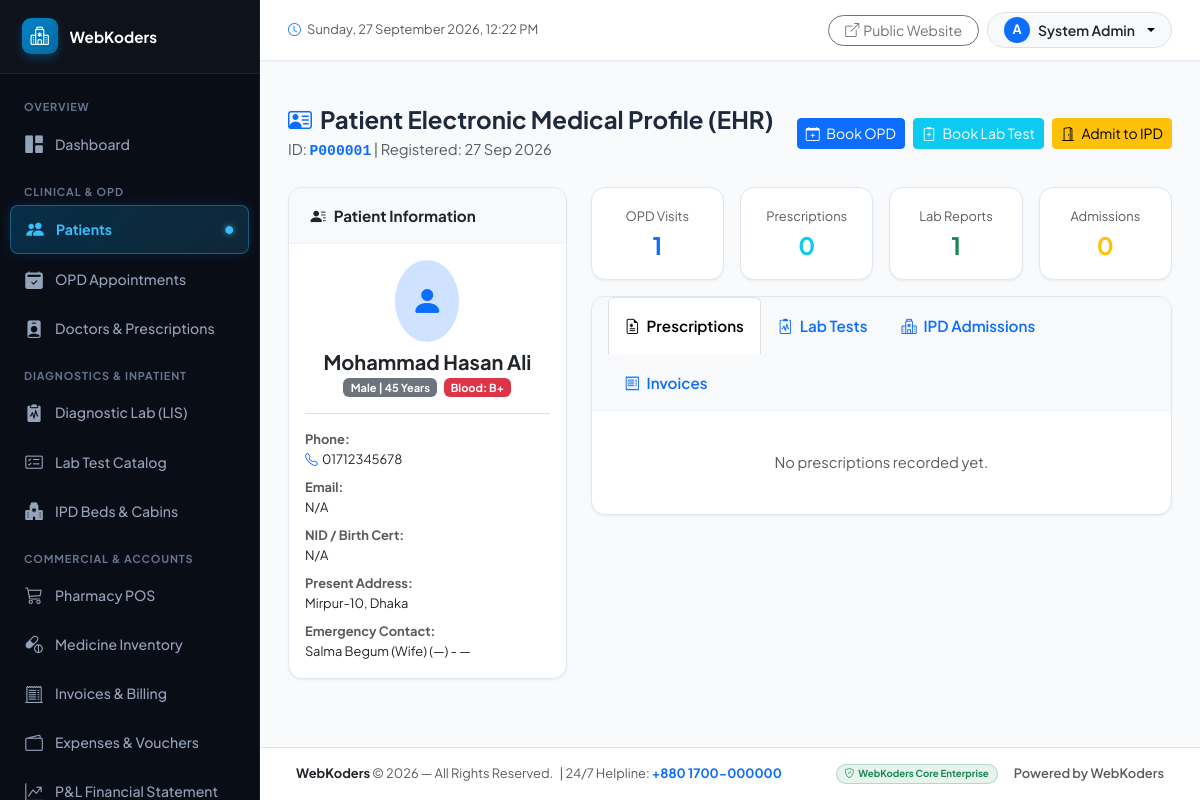
Page /patients/1/ (signed in) on the earlier database version.
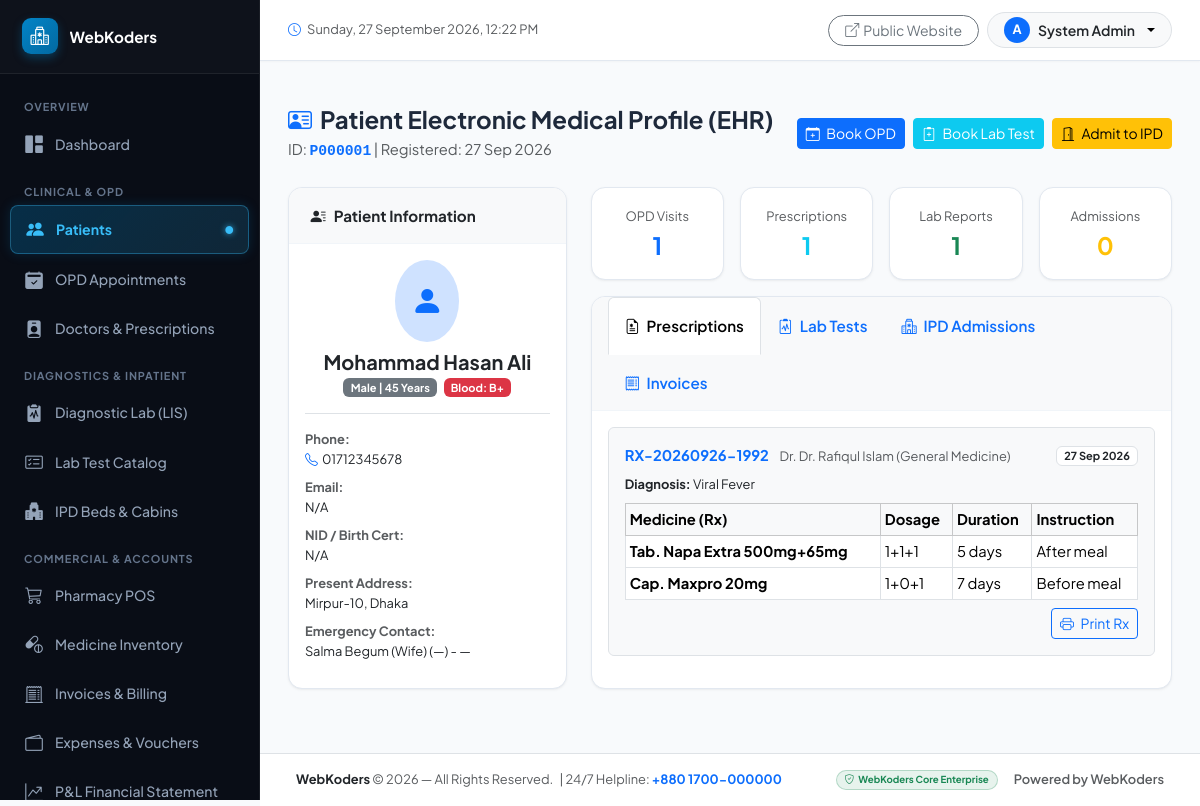
Same page on the later database version.
### doctors/models.py (models this page shows, shortened)
class Prescription(models.Model):
    prescription_no = models.CharField(max_length=30, unique=True, editable=False)
    patient = models.ForeignKey('patients.Patient', on_delete=models.CASCADE, related_name='prescriptions')
    doctor = models.ForeignKey(Doctor, on_delete=models.CASCADE, related_name='prescriptions')
    chief_complaints = models.TextField(blank=True, null=True, help_text="Chief complaints / Symptoms")
    history_and_findings = models.TextField(blank=True, null=True, help_text="On Examination (O/E), BP, Pulse, Weight, etc.")
    diagnosis = models.TextField(blank=True, null=True, help_text="Provisional / Final Diagnosis")
    tests_advised = models.TextField(blank=True, null=True, help_text="Investigation / Lab Tests Advised")
    advice = models.TextField(blank=True, null=True, help_text="General Advice / Diet / Lifestyle")
    follow_up_date = models.DateField(blank=True, null=True)
    created_at = models.DateTimeField(auto_now_add=True)

class Doctor(models.Model):
    user = models.OneToOneField(settings.AUTH_USER_MODEL, on_delete=models.SET_NULL, null=True, blank=True, related_name='doctor_profile')
    name = models.CharField(max_length=150)
    specialization = models.ForeignKey(Specialization, on_delete=models.SET_NULL, null=True, related_name='doctors')
    designation = models.CharField(max_length=150, help_text="e.g. Professor & Head of Dept / Senior Consultant")
    degrees = models.CharField(max_length=255, help_text="e.g. MBBS, FCPS (Medicine), MD")
    bmdc_reg_no = models.CharField(max_length=50, blank=True, null=True, verbose_name="BMDC Reg No")
    phone = models.CharField(max_length=20)
    email = models.EmailField(blank=True, null=True)
    consultation_fee = models.DecimalField(max_digits=10, decimal_places=2, default=500.00)
    follow_up_fee = models.DecimalField(max_digits=10, decimal_places=2, default=300.00)
    commission_rate_percentage = models.DecimalField(max_digits=5, decimal_places=2, default=10.00, help_text="Diagnostic referral commission %")
    room_number = models.CharField(max_length=50, default="Room-101")
    available_days = models.CharField(max_length=150, default="Sat, Sun, Mon, Tue, Wed, Thu")
    visiting_hours = models.CharField(max_length=100, default="5:00 PM - 9:00 PM")
    photo = models.ImageField(upload_to='doctors/', blank=True, null=True)
    is_active = models.BooleanField(default=True)

class Specialization(models.Model):
    name = models.CharField(max_length=100, unique=True)
    description = models.TextField(blank=True, null=True)

class PrescriptionMedicine(models.Model):
    prescription = models.ForeignKey(Prescription, on_delete=models.CASCADE, related_name='medicines')
    medicine_name = models.CharField(max_length=200, help_text="e.g. Tab. Napa Extra 500mg")
    dosage = models.CharField(max_length=100, help_text="e.g. 1+0+1, 1+1+1, 0+0+1")
    duration = models.CharField(max_length=100, help_text="e.g. 5 days, 1 month, Continue")
    instruction = models.CharField(max_length=150, blank=True, null=True, help_text="e.g. After meal / Before meal")

### patients/views.py (the view)
# urls.py: path('<int:pk>/', views.patient_detail, name='patient_detail'),
@login_required
def patient_detail(request, pk):
    patient = get_object_or_404(Patient, pk=pk)
    appointments = patient.appointments.select_related('doctor', 'doctor__specialization').order_by('-appointment_date')
    prescriptions = patient.prescriptions.select_related('doctor', 'doctor__specialization').prefetch_related('medicines').order_by('-created_at')
    lab_orders = patient.lab_orders.select_related('referred_by_doctor').prefetch_related('items__test').order_by('-created_at')
    admissions = patient.admissions.select_related('bed', 'bed__ward_type', 'admitted_under_doctor').order_by('-admission_date')
    invoices = patient.invoices.prefetch_related('items').order_by('-created_at')
    context = {
        'patient': patient,
        'appointments': appointments,
        'prescriptions': prescriptions,
        'lab_orders': lab_orders,
        'admissions': admissions,
        'invoices': invoices,
    }
    return render(request, 'patients/patient_detail.html', context)

### accounts/models.py (called while the page is built)
    def is_admin(self):
        return self.role == self.Role.ADMIN or self.is_superuser

### billing/context_processors.py (called while the page is built)
def hospital_settings(request):
    try:
        setting = HospitalSetting.get_settings()
    except Exception:
        setting = None
    return {'hospital_setting': setting}

### billing/models.py (called while the page is built)
    @classmethod
    def get_settings(cls):
        obj, _ = cls.objects.get_or_create(id=1)
        return obj

### templates/patients/patient_detail.html (shortened to what the changed rows need)
{% extends 'base.html' %}
{% load humanize %}
{% block content %}
<div class="row g-4 mb-4">
    <div class="col-lg-8">
        <div class="row g-3 mb-3">
            <div class="col-sm-3">
                <div class="stat-card p-3 text-center">
                    <span class="text-muted small">Prescriptions</span>
                    <h4 class="fw-bold my-1 text-info">{{ prescriptions.count }}</h4>
                </div>
            </div>
        </div>
        <div class="card card-custom">
            <div class="card-body">
                <div class="tab-content" id="patientTabContent">
                    <div class="tab-pane fade show active" id="tab-prescriptions">
                        {% for rx in prescriptions %}
                        <div class="border rounded p-3 mb-3 bg-light">
                            <div class="d-flex justify-content-between align-items-center mb-2">
                                <div>
                                    <strong class="text-primary">{{ rx.prescription_no }}</strong>
                                    <span class="text-muted small ms-2">Dr. {{ rx.doctor.name }} ({{ rx.doctor.specialization.name }})</span>
                                </div>
                                <span class="badge bg-white text-dark border">{{ rx.created_at|date:"d M Y" }}</span>
                            </div>
                            <div class="small mb-2"><strong>Diagnosis:</strong> {{ rx.diagnosis|default:"General consultation" }}</div>
                            <div class="table-responsive">
                                <table class="table table-sm table-bordered bg-white mb-0">
                                    <thead>
                                        <tr class="table-light"><th>Medicine (Rx)</th><th>Dosage</th><th>Duration</th><th>Instruction</th></tr>
                                    </thead>
                                    <tbody>
                                        {% for m in rx.medicines.all %}
                                        <tr>
                                            <td><strong>{{ m.medicine_name }}</strong></td>
                                            <td>{{ m.dosage }}</td>
                                            <td>{{ m.duration }}</td>
                                            <td>{{ m.instruction }}</td>
                                        </tr>
                                        {% empty %}
                                        <tr><td colspan="4" class="text-center text-muted">No medicines added.</td></tr>
                                        {% endfor %}
                                    </tbody>
                                </table>
                            </div>
                            <div class="text-end mt-2">
                                <a href="{% url 'prescription_detail' rx.id %}" target="_blank" class="btn btn-sm btn-outline-primary"><i class="bi bi-printer me-1"></i> Print Rx</a>
                            </div>
                        </div>
                        {% empty %}
                        <p class="text-muted text-center py-4 mb-0">No prescriptions recorded yet.</p>
                        {% endfor %}
                    </div>
                </div>
            </div>
        </div>
    </div>
</div>
{% endblock %}

Differences in the rows shown:
added Prescription: prescription_no "RX-20260926-1992", doctor.name "Dr. Rafiqul Islam", doctor.specialization.name "General Medicine", created_at "27 Sep 2026", diagnosis "Viral Fever"
added PrescriptionMedicine: medicine_name "Tab. Napa Extra 500mg+65mg", dosage "1+1+1", duration "5 days", instruction "After meal"
added PrescriptionMedicine: medicine_name "Cap. Maxpro 20mg", dosage "1+0+1", duration "7 days", instruction "Before meal"
Other differences:
{{ prescriptions.count }}: "0" → "1"
text no longer shown: "No prescriptions recorded yet."
